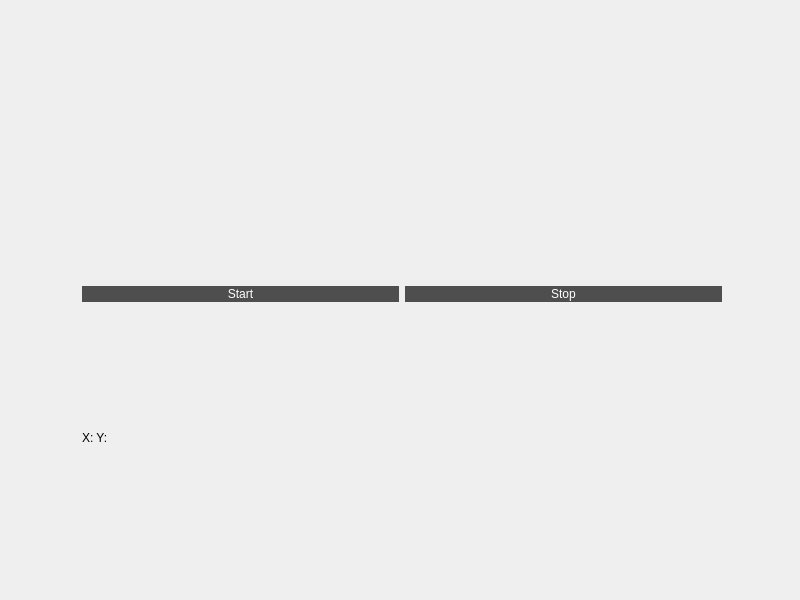
<?xml version="1.0" encoding="UTF-8"?>
<ui version="4.0">
 <class>MainWindow</class>
 <widget class="QMainWindow" name="MainWindow">
  <property name="geometry">
   <rect>
    <x>0</x>
    <y>0</y>
    <width>800</width>
    <height>600</height>
   </rect>
  </property>
  <property name="sizePolicy">
   <sizepolicy hsizetype="Fixed" vsizetype="Fixed">
    <horstretch>0</horstretch>
    <verstretch>0</verstretch>
   </sizepolicy>
  </property>
  <property name="palette">
   <palette>
    <active>
     <colorrole role="WindowText">
      <brush brushstyle="SolidPattern">
       <color alpha="255">
        <red>0</red>
        <green>0</green>
        <blue>0</blue>
       </color>
      </brush>
     </colorrole>
     <colorrole role="Light">
      <brush brushstyle="SolidPattern">
       <color alpha="255">
        <red>255</red>
        <green>255</green>
        <blue>255</blue>
       </color>
      </brush>
     </colorrole>
    </active>
    <inactive>
     <colorrole role="WindowText">
      <brush brushstyle="SolidPattern">
       <color alpha="255">
        <red>0</red>
        <green>0</green>
        <blue>0</blue>
       </color>
      </brush>
     </colorrole>
     <colorrole role="Light">
      <brush brushstyle="SolidPattern">
       <color alpha="255">
        <red>255</red>
        <green>255</green>
        <blue>255</blue>
       </color>
      </brush>
     </colorrole>
    </inactive>
    <disabled>
     <colorrole role="WindowText">
      <brush brushstyle="SolidPattern">
       <color alpha="255">
        <red>120</red>
        <green>120</green>
        <blue>120</blue>
       </color>
      </brush>
     </colorrole>
     <colorrole role="Light">
      <brush brushstyle="SolidPattern">
       <color alpha="255">
        <red>255</red>
        <green>255</green>
        <blue>255</blue>
       </color>
      </brush>
     </colorrole>
    </disabled>
   </palette>
  </property>
  <property name="windowTitle">
   <string>Light Defender</string>
  </property>
  <property name="windowIcon">
   <iconset>
    <normaloff>resources/bg4.jpg</normaloff>resources/bg4.jpg</iconset>
  </property>
  <property name="styleSheet">
   <string notr="true"/>
  </property>
  <widget class="QWidget" name="centralwidget">
   <property name="sizePolicy">
    <sizepolicy hsizetype="Fixed" vsizetype="Fixed">
     <horstretch>0</horstretch>
     <verstretch>0</verstretch>
    </sizepolicy>
   </property>
   <property name="minimumSize">
    <size>
     <width>800</width>
     <height>0</height>
    </size>
   </property>
   <property name="styleSheet">
    <string notr="true">QWidget[objectName^=&quot;centralwidget&quot;]{
	background-image: url(resources/system_bg);
}
QPushButton{
	background-color: rgba(78,78,78,1);
	color: rgb(255,255,255);
	font: 75 14pt &quot;Agency FB&quot;;
	border: 1px solid rgb(78,78,78);
	cusor: hand;
}
QPushButton:hover{
	background-color: rgba(108,108,108,1);
	color: rgb(255,255,255);
	border: 1px solid rgb(78,78,78);
}
QPushButton:pressed{
	background-color: rgba(48,48,48,1);
	color: rgb(255,255,255);
	border: 1px solid rgb(78,78,78);
}
QLabel[objectName^=&quot;coords&quot;]{
	color: rgb(200,200,200);
	font: 75 14pt &quot;Agency FB&quot;;
}</string>
   </property>
   <widget class="QWidget" name="gridLayoutWidget">
    <property name="geometry">
     <rect>
      <x>80</x>
      <y>20</y>
      <width>644</width>
      <height>548</height>
     </rect>
    </property>
    <layout class="QGridLayout" name="gridLayout" rowstretch="0,0,0">
     <item row="1" column="0">
      <layout class="QHBoxLayout" name="horizontalLayout_4">
       <item>
        <widget class="QPushButton" name="startButton">
         <property name="cursor">
          <cursorShape>PointingHandCursor</cursorShape>
         </property>
         <property name="text">
          <string>Start</string>
         </property>
        </widget>
       </item>
       <item>
        <widget class="QPushButton" name="stopButton">
         <property name="cursor">
          <cursorShape>PointingHandCursor</cursorShape>
         </property>
         <property name="text">
          <string>Stop</string>
         </property>
        </widget>
       </item>
      </layout>
     </item>
     <item row="0" column="0">
      <layout class="QHBoxLayout" name="horizontalLayout_3">
       <item>
        <widget class="QLabel" name="imageLabel">
         <property name="sizePolicy">
          <sizepolicy hsizetype="Preferred" vsizetype="Preferred">
           <horstretch>0</horstretch>
           <verstretch>0</verstretch>
          </sizepolicy>
         </property>
         <property name="maximumSize">
          <size>
           <width>640</width>
           <height>480</height>
          </size>
         </property>
         <property name="text">
          <string/>
         </property>
         <property name="pixmap">
          <pixmap>resources/bg3.jpg</pixmap>
         </property>
         <property name="scaledContents">
          <bool>true</bool>
         </property>
        </widget>
       </item>
      </layout>
     </item>
     <item row="2" column="0">
      <widget class="QLabel" name="coords">
       <property name="text">
        <string>X: Y:</string>
       </property>
      </widget>
     </item>
    </layout>
   </widget>
  </widget>
  <widget class="QMenuBar" name="menubar">
   <property name="geometry">
    <rect>
     <x>0</x>
     <y>0</y>
     <width>800</width>
     <height>21</height>
    </rect>
   </property>
  </widget>
 </widget>
 <resources/>
 <connections/>
</ui>
